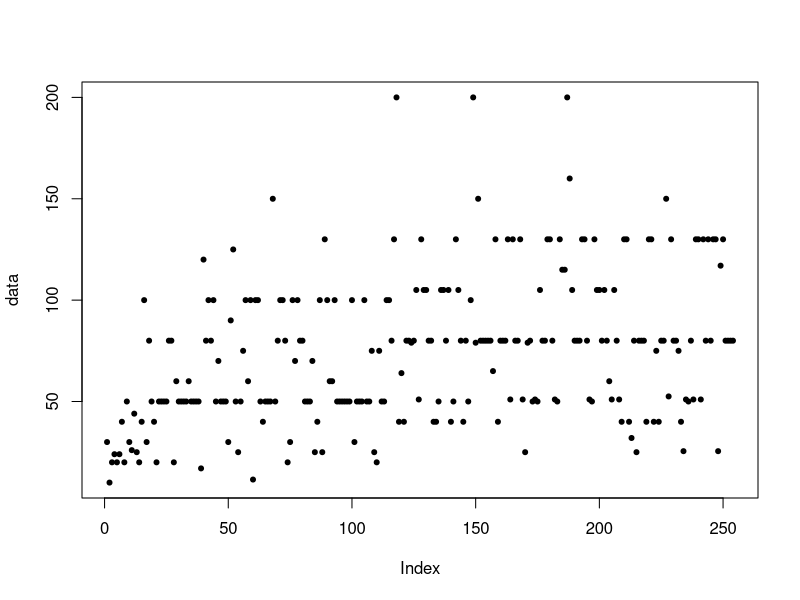
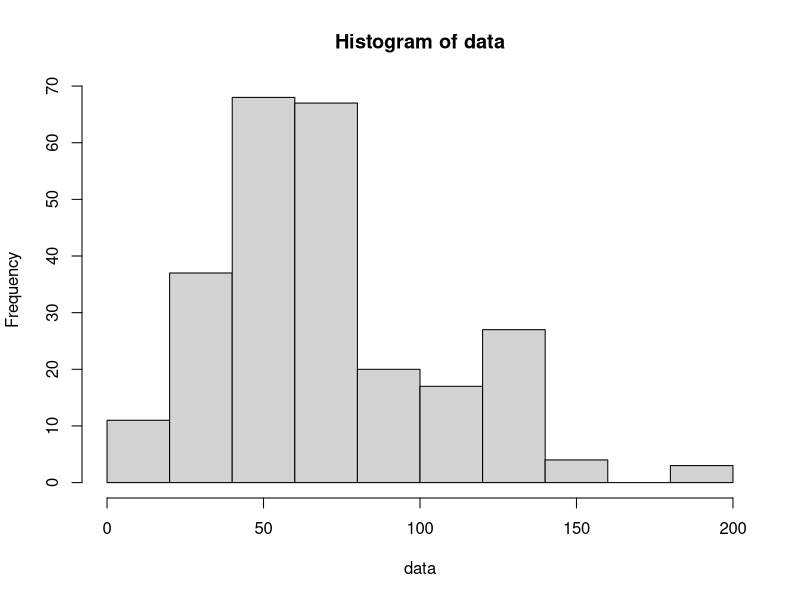
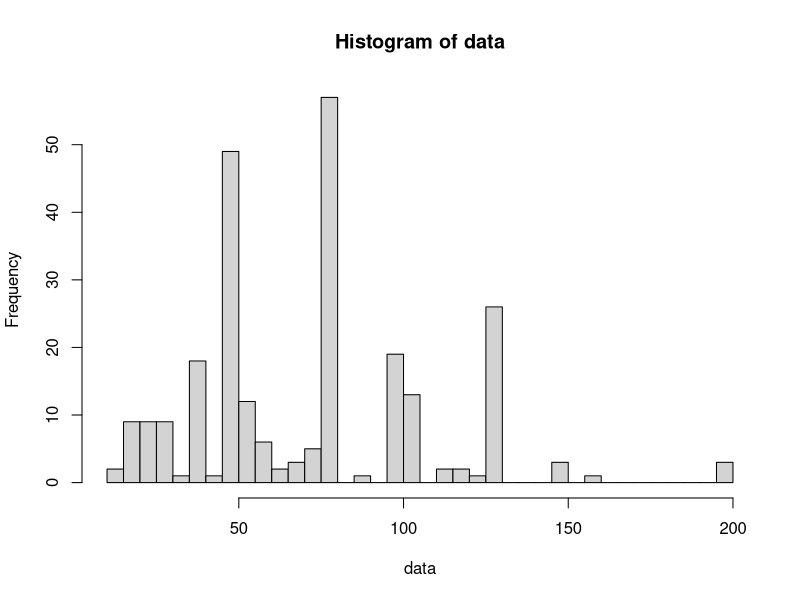
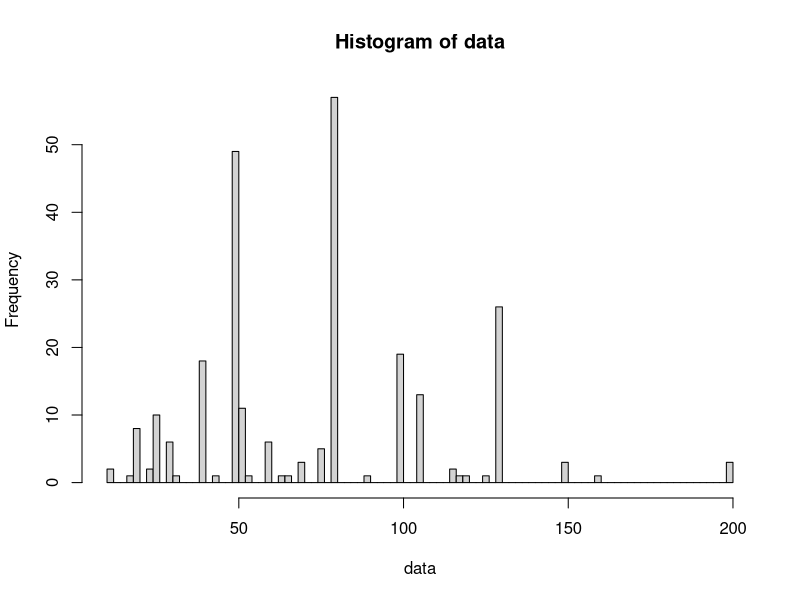
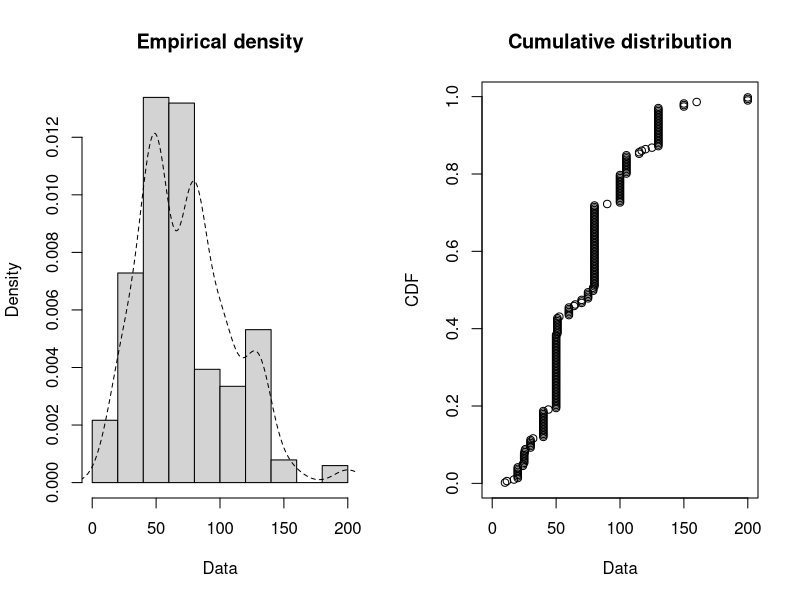
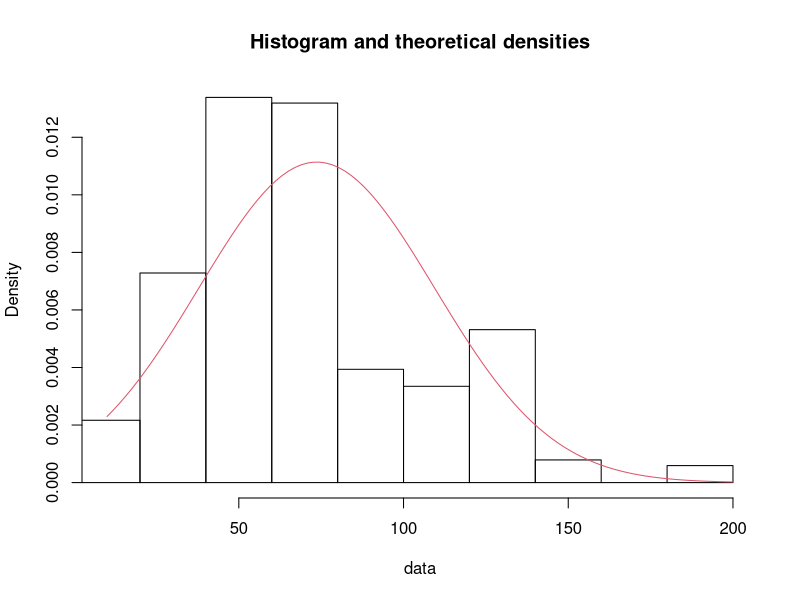
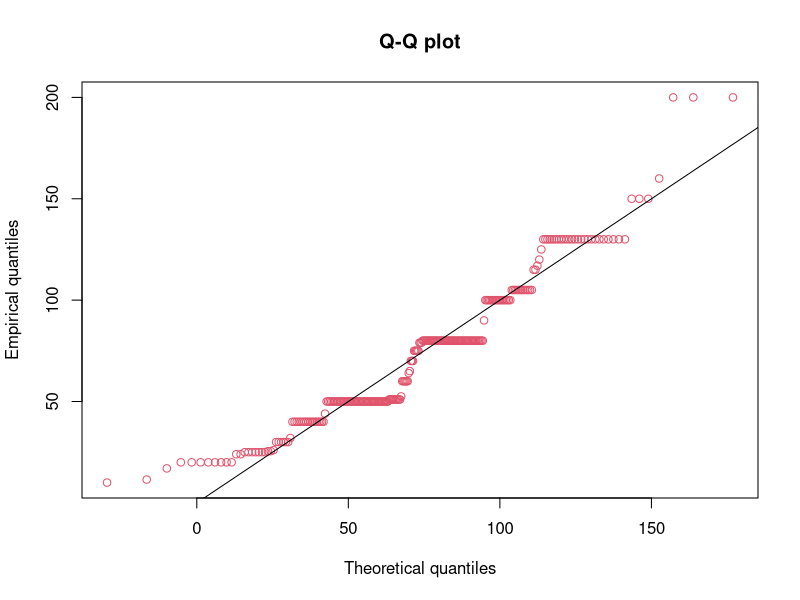
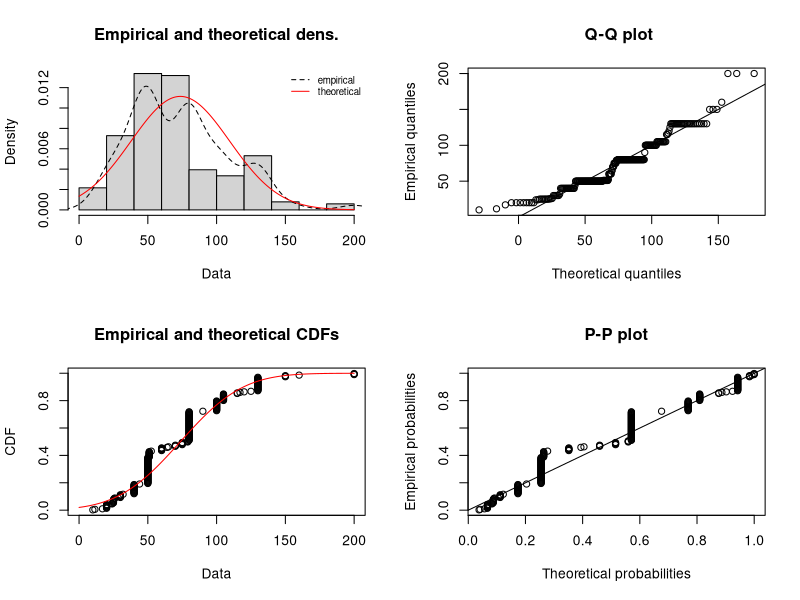

R code for these plots, in order:
# install.packages("fitdistrplus")
library(fitdistrplus)

# Load data
data(groundbeef)
data <- groundbeef$serving

# Simple plots
plot(data, pch=20)
hist(data)
hist(data, breaks = 30)
hist(data, breaks = 100)
plotdist(data, histo = TRUE, demp = TRUE)

# Fit normal distribution
fit_n <- fitdist(data, "norm")
fit_n
summary(fit_n)
denscomp(fit_n, addlegend=FALSE)
qqcomp(fit_n, addlegend=FALSE)
plot(fit_n, demp = TRUE)

# Formal test
stats <- gofstat(fit_n, fitnames="normal")
stats
stats$kstest

# Fit some other distributions
fit_w  <- fitdist(data, "weibull")
fit_g  <- fitdist(data, "gamma")
fit_ln <- fitdist(data, "lnorm")

#par(mfrow=c(2,2))
plot.legend <- c("Normal", "Weibull", "lognormal", "gamma")
denscomp(list(fit_n, fit_w, fit_g, fit_ln), legendtext = plot.legend)
cdfcomp (list(fit_n, fit_w, fit_g, fit_ln), legendtext = plot.legend)
qqcomp  (list(fit_n, fit_w, fit_g, fit_ln), legendtext = plot.legend)
ppcomp  (list(fit_n, fit_w, fit_g, fit_ln), legendtext = plot.legend)

#
descdist(data)
descdist(data, boot = 1000)

print(c("AIC normal =",fit_n$aic))
print(c("AIC weibull =",fit_w$aic))
print(c("AIC gamma =",fit_g$aic))
print(c("AIC lnorm =",fit_ln$aic))

b_g <- bootdist(fit_g, bootmethod="nonparam", niter=500) 
summary(b_g)
#quantile(b1b)
plot(b_g)
